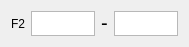
     <widget class="QWidget" name="horizontalLayoutWidget_24">
      <property name="geometry">
       <rect>
        <x>1090</x>
        <y>40</y>
        <width>171</width>
        <height>41</height>
       </rect>
      </property>
      <layout class="QHBoxLayout" name="horizontalLayout_28" stretch="0,0,0,0">
       <property name="sizeConstraint">
        <enum>QLayout::SetFixedSize</enum>
       </property>
       <item>
        <widget class="QLabel" name="label_44">
         <property name="sizePolicy">
          <sizepolicy hsizetype="Fixed" vsizetype="MinimumExpanding">
           <horstretch>0</horstretch>
           <verstretch>0</verstretch>
          </sizepolicy>
         </property>
         <property name="text">
          <string>F2</string>
         </property>
        </widget>
       </item>
       <item>
        <widget class="QTextEdit" name="A11">
         <property name="sizePolicy">
          <sizepolicy hsizetype="Fixed" vsizetype="Fixed">
           <horstretch>0</horstretch>
           <verstretch>1</verstretch>
          </sizepolicy>
         </property>
         <property name="minimumSize">
          <size>
           <width>64</width>
           <height>19</height>
          </size>
         </property>
         <property name="maximumSize">
          <size>
           <width>64</width>
           <height>25</height>
          </size>
         </property>
         <property name="sizeIncrement">
          <size>
           <width>1</width>
           <height>1</height>
          </size>
         </property>
         <property name="autoFillBackground">
          <bool>false</bool>
         </property>
         <property name="styleSheet">
          <string notr="true"/>
         </property>
         <property name="verticalScrollBarPolicy">
          <enum>Qt::ScrollBarAlwaysOff</enum>
         </property>
         <property name="horizontalScrollBarPolicy">
          <enum>Qt::ScrollBarAsNeeded</enum>
         </property>
        </widget>
       </item>
       <item>
        <widget class="QLabel" name="label_59">
         <property name="sizePolicy">
          <sizepolicy hsizetype="Fixed" vsizetype="Fixed">
           <horstretch>0</horstretch>
           <verstretch>0</verstretch>
          </sizepolicy>
         </property>
         <property name="font">
          <font>
           <pointsize>15</pointsize>
          </font>
         </property>
         <property name="text">
          <string>-</string>
         </property>
        </widget>
       </item>
       <item>
        <widget class="QTextEdit" name="A12">
         <property name="sizePolicy">
          <sizepolicy hsizetype="Fixed" vsizetype="Fixed">
           <horstretch>0</horstretch>
           <verstretch>5</verstretch>
          </sizepolicy>
         </property>
         <property name="minimumSize">
          <size>
           <width>64</width>
           <height>19</height>
          </size>
         </property>
         <property name="maximumSize">
          <size>
           <width>64</width>
           <height>25</height>
          </size>
         </property>
         <property name="sizeIncrement">
          <size>
           <width>1</width>
           <height>1</height>
          </size>
         </property>
         <property name="verticalScrollBarPolicy">
          <enum>Qt::ScrollBarAlwaysOff</enum>
         </property>
         <property name="horizontalScrollBarPolicy">
          <enum>Qt::ScrollBarAlwaysOff</enum>
         </property>
        </widget>
       </item>
      </layout>
     </widget>
